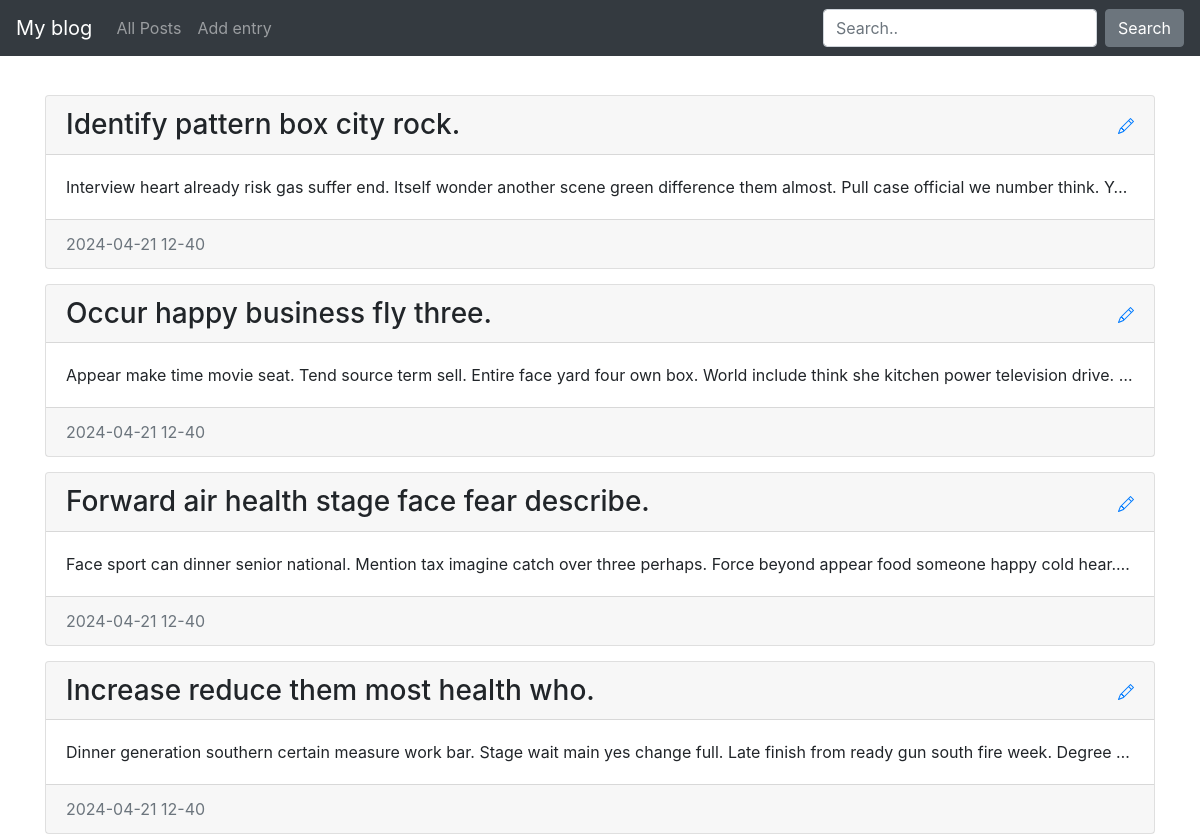
Before: / with the older database file.
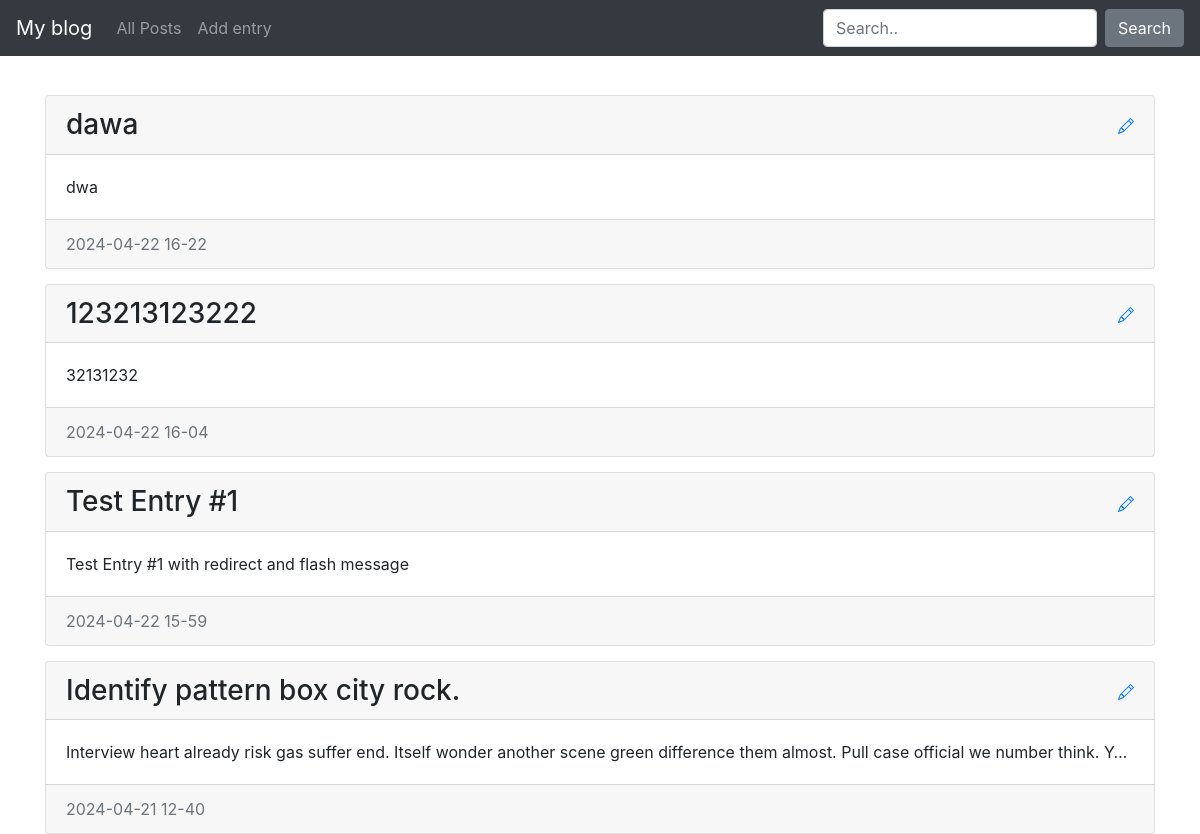
After: the same page with the newer database file.
### blog/models.py (models this page shows)
class Entry(db.Model):
    id = db.Column(db.Integer, primary_key=True)
    title = db.Column(db.String(80), nullable=False)
    body = db.Column(db.Text, nullable=False)
    pub_date = db.Column(db.DateTime, nullable=False,
                         default=datetime.datetime.utcnow)
    is_published = db.Column(db.Boolean, default=False)

### blog/routes.py (the view)
@app.route('/')
def index():
    all_posts = Entry.query.filter_by(is_published=True).order_by(Entry.pub_date.desc()).limit(4).all()
    return render_template('homepage.html', all_posts=all_posts)

### blog/templates/homepage.html (shortened to what this page needs)
{% extends 'base.html' %}
{% block content %}
    {% for post in all_posts %}
        <div class="card">
            <h3 class="card-header">
                {{post.title}}
            <a class="modify-icon float-right" href={{url_for('edit_entry', entry_id=post.id)}}>
            </a>
            </h3>
            <div class="card-body">
                <p class="card-text">
                    {{post.body}}
                </p>
            </div>
            <div class="card-footer text-muted">
                {{post.pub_date.strftime('%Y-%m-%d %H-%M')}}
            </div>
        </div>
    {% endfor %}
{% endblock content%}

### blog/templates/base.html (shortened to what this page needs)
<!doctype html>
<html lang="en">
<head>
 <link rel="stylesheet" href="https://stackpath.bootstrapcdn.com/bootstrap/4.5.0/css/bootstrap.min.css"
>
</head>
<body>
 <nav class="navbar navbar-expand-md navbar-dark bg-dark fixed-top">
   <a class="navbar-brand" href="{{url_for('index')}}">My blog</a>
   <ul class="navbar-nav mr-auto">
    <li class="nav-item">
      <a class="nav-link" href="{{url_for('post_all')}}">All Posts</a>
    </li>
    <li class="nav-item">
      <a class="nav-link" href="{{url_for('create_entry')}}">Add entry</a>
    </li>
   </ul>
   <div class="collapse navbar-collapse" id="navbarsExampleDefault">
     <form class="form-inline my-2 my-lg-0">
       <input class="form-control mr-sm-2" type="text" placeholder="Search.." aria-label="Szukaj">
       <button class="btn btn-secondary my-2 my-sm-0" type="submit">Search</button>
     </form>
   </div>
 </nav>
 <main role="main" class="container">
   {% block content %}
   {% endblock %}
 </main>
</html>

### blog/templates/homepage.html (style rules this page uses)
body { padding-top: 5rem; }
.card { margin-top: 15px; }
.card-text { overflow: hidden; text-overflow: ellipsis; white-space: nowrap; }

Changed rows visible on the page:
no longer on this page (row unchanged): Entry: title "Occur happy business fly three.", body "Appear make time movie seat. Tend source term sell. Entire face yard four own box. World include think she kitchen power television drive.…", pub_date "2024-04-21 12-40"
no longer on this page (row unchanged): Entry: title "Forward air health stage face fear describe.", body "Face sport can dinner senior national. Mention tax imagine catch over three perhaps. Force beyond appear food someone happy cold hear.…", pub_date "2024-04-21 12-40"
no longer on this page (row unchanged): Entry: title "Increase reduce them most health who.", body "Dinner generation southern certain measure work bar. Stage wait main yes change full. Late finish from ready gun south fire week. Degree…", pub_date "2024-04-21 12-40"
added Entry: title "dawa", body "dwa", pub_date "2024-04-22 16-22"
added Entry: title "123213123222", body "32131232", pub_date "2024-04-22 16-04"
added Entry: title "Test Entry #1", body "Test Entry #1 with redirect and flash message", pub_date "2024-04-22 15-59"
